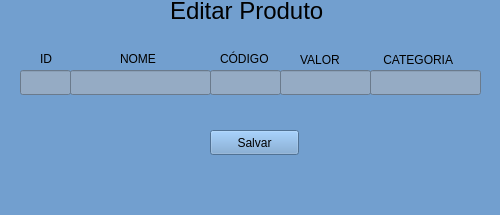
<?xml version="1.0" encoding="UTF-8"?>
<ui version="4.0">
 <class>MainWindow</class>
 <widget class="QMainWindow" name="MainWindow">
  <property name="geometry">
   <rect>
    <x>0</x>
    <y>0</y>
    <width>500</width>
    <height>215</height>
   </rect>
  </property>
  <property name="windowTitle">
   <string>MainWindow</string>
  </property>
  <property name="styleSheet">
   <string notr="true">background-color: rgb(114, 159, 207);</string>
  </property>
  <widget class="QWidget" name="centralwidget">
   <widget class="QLabel" name="label">
    <property name="geometry">
     <rect>
      <x>170</x>
      <y>-10</y>
      <width>161</width>
      <height>41</height>
     </rect>
    </property>
    <property name="font">
     <font>
      <family>Ubuntu</family>
      <pointsize>18</pointsize>
     </font>
    </property>
    <property name="text">
     <string>Editar Produto</string>
    </property>
   </widget>
   <widget class="QPushButton" name="pushButton">
    <property name="geometry">
     <rect>
      <x>210</x>
      <y>130</y>
      <width>89</width>
      <height>25</height>
     </rect>
    </property>
    <property name="text">
     <string>Salvar</string>
    </property>
   </widget>
   <widget class="QLineEdit" name="lineEdit">
    <property name="geometry">
     <rect>
      <x>20</x>
      <y>70</y>
      <width>51</width>
      <height>25</height>
     </rect>
    </property>
    <property name="styleSheet">
     <string notr="true">background-color: rgb(149, 171, 196);</string>
    </property>
   </widget>
   <widget class="QLineEdit" name="lineEdit_2">
    <property name="geometry">
     <rect>
      <x>70</x>
      <y>70</y>
      <width>141</width>
      <height>25</height>
     </rect>
    </property>
    <property name="styleSheet">
     <string notr="true">background-color: rgb(149, 171, 196);</string>
    </property>
   </widget>
   <widget class="QLineEdit" name="lineEdit_3">
    <property name="geometry">
     <rect>
      <x>210</x>
      <y>70</y>
      <width>71</width>
      <height>25</height>
     </rect>
    </property>
    <property name="styleSheet">
     <string notr="true">background-color: rgb(149, 171, 196);</string>
    </property>
   </widget>
   <widget class="QLineEdit" name="lineEdit_4">
    <property name="geometry">
     <rect>
      <x>280</x>
      <y>70</y>
      <width>91</width>
      <height>25</height>
     </rect>
    </property>
    <property name="styleSheet">
     <string notr="true">background-color: rgb(149, 171, 196);</string>
    </property>
   </widget>
   <widget class="QLineEdit" name="lineEdit_5">
    <property name="geometry">
     <rect>
      <x>370</x>
      <y>70</y>
      <width>111</width>
      <height>25</height>
     </rect>
    </property>
    <property name="styleSheet">
     <string notr="true">background-color: rgb(149, 171, 196);</string>
    </property>
   </widget>
   <widget class="QLabel" name="label_2">
    <property name="geometry">
     <rect>
      <x>40</x>
      <y>50</y>
      <width>31</width>
      <height>17</height>
     </rect>
    </property>
    <property name="text">
     <string>ID</string>
    </property>
   </widget>
   <widget class="QLabel" name="label_3">
    <property name="geometry">
     <rect>
      <x>300</x>
      <y>49</y>
      <width>51</width>
      <height>21</height>
     </rect>
    </property>
    <property name="text">
     <string>VALOR</string>
    </property>
   </widget>
   <widget class="QLabel" name="label_4">
    <property name="geometry">
     <rect>
      <x>220</x>
      <y>50</y>
      <width>61</width>
      <height>17</height>
     </rect>
    </property>
    <property name="text">
     <string>CÓDIGO</string>
    </property>
   </widget>
   <widget class="QLabel" name="label_5">
    <property name="geometry">
     <rect>
      <x>120</x>
      <y>50</y>
      <width>51</width>
      <height>17</height>
     </rect>
    </property>
    <property name="text">
     <string>NOME</string>
    </property>
   </widget>
   <widget class="QLabel" name="label_6">
    <property name="geometry">
     <rect>
      <x>380</x>
      <y>49</y>
      <width>91</width>
      <height>21</height>
     </rect>
    </property>
    <property name="text">
     <string> CATEGORIA</string>
    </property>
   </widget>
  </widget>
  <widget class="QMenuBar" name="menubar">
   <property name="geometry">
    <rect>
     <x>0</x>
     <y>0</y>
     <width>500</width>
     <height>22</height>
    </rect>
   </property>
  </widget>
  <widget class="QStatusBar" name="statusbar"/>
 </widget>
 <resources/>
 <connections/>
</ui>
